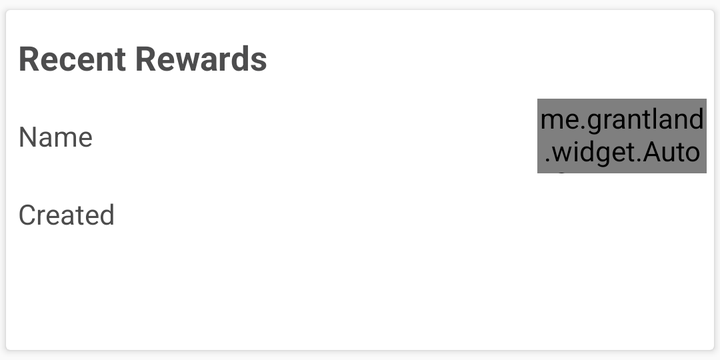
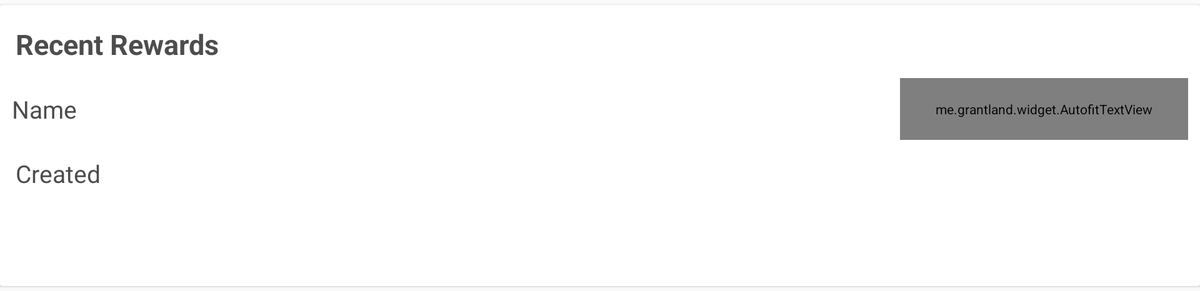

Two renders of one Android screen. The first uses the default layout on a phone; the second uses the alternative layout the repository ships for a different screen configuration, on a matching device. The two XML files are below.
<!-- AndroidManifest.xml: application theme AppTheme -->
<!-- res/layout/adapter_home_item.xml -->
<?xml version="1.0" encoding="utf-8"?>
<android.support.v7.widget.CardView
    xmlns:card_view="http://schemas.android.com/apk/res-auto"
    android:background="@color/colorPrimary"
    android:layout_marginTop="5dp"
    android:layout_marginLeft="3dp"
    android:layout_marginRight="3dp"
    android:layout_marginBottom="5dp"
    xmlns:android="http://schemas.android.com/apk/res/android"
    xmlns:app="http://schemas.android.com/apk/res-auto"
    xmlns:tools="http://schemas.android.com/tools"
    android:layout_width="match_parent"
    android:layout_height="170dp"
    tools:ignore="MissingDefaultResource">


    <android.support.constraint.ConstraintLayout
        android:layout_width="match_parent"
        android:layout_height="match_parent">



        <android.support.constraint.Guideline
            android:id="@+id/guideline23"
            android:layout_width="wrap_content"
            android:layout_height="wrap_content"
            android:orientation="vertical"
            app:layout_constraintGuide_percent="0" />


        <android.support.constraint.Guideline
            android:id="@+id/guideline27"
            android:layout_width="wrap_content"
            android:layout_height="wrap_content"
            android:orientation="vertical"
            app:layout_constraintGuide_percent="0.75" />


        <android.support.constraint.Guideline
            android:id="@+id/guideline24"
            android:layout_width="wrap_content"
            android:layout_height="wrap_content"
            android:orientation="horizontal"
            app:layout_constraintGuide_percent="0.02" />

        <android.support.constraint.Guideline
            android:id="@+id/guideline25"
            android:layout_width="wrap_content"
            android:layout_height="wrap_content"
            android:orientation="vertical"
            app:layout_constraintGuide_percent="0.99" />




        <android.support.constraint.Guideline
            android:id="@+id/guideline1"
            android:layout_width="wrap_content"
            android:layout_height="wrap_content"
            android:orientation="horizontal"
            app:layout_constraintGuide_percent="0.48" />

        <android.support.constraint.Guideline
            android:id="@+id/guideline3"
            android:layout_width="wrap_content"
            android:layout_height="wrap_content"
            android:orientation="horizontal"
            app:layout_constraintGuide_percent="0.72" />



        <android.support.constraint.Guideline
            android:id="@+id/guideline2"
            android:layout_width="wrap_content"
            android:layout_height="wrap_content"
            android:orientation="horizontal"
            app:layout_constraintGuide_percent="0.26" />







        <android.support.constraint.Guideline
            android:id="@+id/guideline20"
            android:layout_width="wrap_content"
            android:layout_height="wrap_content"
            android:orientation="horizontal"
            app:layout_constraintGuide_percent="0.98" />

        <TextView
            android:id="@+id/textView17"
            android:layout_width="0dp"
            android:layout_height="0dp"
            android:layout_marginStart="6dp"
            android:gravity="left|center"
            android:text="Recent Rewards"
            android:textColor="@color/txtHome"
            android:textSize="17sp"
            android:textStyle="bold"
            app:layout_constraintBottom_toTopOf="@+id/guideline2"
            app:layout_constraintEnd_toStartOf="@+id/guideline27"
            app:layout_constraintStart_toStartOf="@+id/guideline23"
            app:layout_constraintTop_toTopOf="@+id/guideline24"
            app:layout_constraintVertical_bias="0.533" />


        <TextView
            android:id="@+id/textView19"
            android:layout_width="0dp"
            android:layout_height="0dp"
            android:layout_marginStart="6dp"
            android:layout_marginEnd="8dp"
            android:gravity="left|center"
            android:text="Name"
            android:textColor="@color/unlimitedPointssEarn"
            app:layout_constraintBottom_toTopOf="@+id/guideline1"
            app:layout_constraintEnd_toStartOf="@+id/textViewAmount"
            app:layout_constraintStart_toStartOf="@+id/guideline23"
            app:layout_constraintTop_toTopOf="@+id/guideline2" />

        <me.grantland.widget.AutofitTextView
            android:gravity="right|center"
            android:id="@+id/textViewAmount"
            android:layout_width="0dp"
            android:layout_height="0dp"
            android:text=""
            android:textColor="@color/unlimitedPointssEarn"
            app:layout_constraintBottom_toTopOf="@+id/guideline1"
            app:layout_constraintEnd_toStartOf="@+id/guideline25"
            app:layout_constraintStart_toStartOf="@+id/guideline27"
            app:layout_constraintTop_toTopOf="@+id/guideline2" />

        <TextView
            android:id="@+id/textView30"
            android:layout_width="0dp"
            android:layout_height="0dp"
            android:layout_marginStart="6dp"
            android:layout_marginEnd="8dp"
            android:gravity="left|center"
            android:text="Created"
            android:textColor="@color/unlimitedPointssEarn"
            app:layout_constraintBottom_toTopOf="@+id/guideline3"
            app:layout_constraintEnd_toStartOf="@+id/guideline27"
            app:layout_constraintHorizontal_bias="0.0"
            app:layout_constraintStart_toStartOf="@+id/guideline23"
            app:layout_constraintTop_toTopOf="@+id/guideline1" />

    </android.support.constraint.ConstraintLayout>




</android.support.v7.widget.CardView>
<!-- resources referenced by this layout -->
<resources>
  <color name="colorPrimary">#10103A</color>
  <color name="txtHome">#4D4D4E</color>
  <color name="unlimitedPointssEarn">#4C4C4C</color>
  <style name="AppTheme" parent="Base.Theme.AppCompat.Light.DarkActionBar">
          
          <item name="colorPrimary">@color/colorPrimary</item>
          <item name="colorPrimaryDark">@color/colorPrimaryDark</item>
          <item name="colorAccent">@color/colorAccent</item>
      </style>
  <color name="colorPrimaryDark">#10103A</color>
  <color name="colorAccent">#10103A</color>
</resources>
<!-- res/layout-xlarge/adapter_home_item.xml (the repository's variant of the layout above) -->
<!-- drawn on a large tablet held sideways -->
<?xml version="1.0" encoding="utf-8"?>
<android.support.v7.widget.CardView
    android:layout_marginTop="5dp"
    android:layout_marginBottom="5dp"
    xmlns:android="http://schemas.android.com/apk/res/android"
    xmlns:app="http://schemas.android.com/apk/res-auto"
    xmlns:tools="http://schemas.android.com/tools"
    android:layout_width="match_parent"
    android:layout_height="300dp"
    tools:ignore="MissingDefaultResource">


    <android.support.constraint.ConstraintLayout
        android:layout_width="match_parent"
        android:layout_height="match_parent">



        <android.support.constraint.Guideline
            android:id="@+id/guideline23"
            android:layout_width="wrap_content"
            android:layout_height="wrap_content"
            android:orientation="vertical"
            app:layout_constraintGuide_percent="0.01" />


        <android.support.constraint.Guideline
            android:id="@+id/guideline27"
            android:layout_width="wrap_content"
            android:layout_height="wrap_content"
            android:orientation="vertical"
            app:layout_constraintGuide_percent="0.75" />


        <android.support.constraint.Guideline
            android:id="@+id/guideline24"
            android:layout_width="wrap_content"
            android:layout_height="wrap_content"
            android:orientation="horizontal"
            app:layout_constraintGuide_percent="0.02" />

        <android.support.constraint.Guideline
            android:id="@+id/guideline25"
            android:layout_width="wrap_content"
            android:layout_height="wrap_content"
            android:orientation="vertical"
            app:layout_constraintGuide_percent="0.99" />




        <android.support.constraint.Guideline
            android:id="@+id/guideline1"
            android:layout_width="wrap_content"
            android:layout_height="wrap_content"
            android:orientation="horizontal"
            app:layout_constraintGuide_percent="0.48" />

        <android.support.constraint.Guideline
            android:id="@+id/guideline3"
            android:layout_width="wrap_content"
            android:layout_height="wrap_content"
            android:orientation="horizontal"
            app:layout_constraintGuide_percent="0.72" />



        <android.support.constraint.Guideline
            android:id="@+id/guideline2"
            android:layout_width="wrap_content"
            android:layout_height="wrap_content"
            android:orientation="horizontal"
            app:layout_constraintGuide_percent="0.26" />







        <android.support.constraint.Guideline
            android:id="@+id/guideline20"
            android:layout_width="wrap_content"
            android:layout_height="wrap_content"
            android:orientation="horizontal"
            app:layout_constraintGuide_percent="0.98" />

        <TextView
            android:textSize="30sp"
            android:textStyle="bold"
            android:id="@+id/textView17"
            android:layout_width="0dp"
            android:layout_height="0dp"
            android:layout_marginStart="4dp"
            android:gravity="left|center"
            android:text="Recent Rewards"
            android:textColor="@color/txtHome"
            app:layout_constraintBottom_toTopOf="@+id/guideline2"
            app:layout_constraintEnd_toStartOf="@+id/guideline27"
            app:layout_constraintStart_toStartOf="@+id/guideline23"
            app:layout_constraintTop_toTopOf="@+id/guideline24"
            app:layout_constraintVertical_bias="0.533" />


        <TextView
            android:id="@+id/textView19"
            android:layout_width="0dp"
            android:layout_height="0dp"
            android:gravity="left|center"
            android:text="Name"
            android:textColor="@color/unlimitedPointssEarn"
            android:textSize="26sp"
            app:layout_constraintBottom_toTopOf="@+id/guideline1"
            app:layout_constraintEnd_toStartOf="@+id/textViewAmount"
            app:layout_constraintStart_toStartOf="@+id/guideline23"
            app:layout_constraintTop_toBottomOf="@+id/textView17" />

        <me.grantland.widget.AutofitTextView
            android:gravity="right|center"
            android:id="@+id/textViewAmount"
            android:layout_width="0dp"
            android:layout_height="0dp"
            android:text=""
            android:textColor="@color/unlimitedPointssEarn"
            app:layout_constraintBottom_toTopOf="@+id/guideline1"
            app:layout_constraintEnd_toStartOf="@+id/guideline25"
            app:layout_constraintStart_toStartOf="@+id/guideline27"
            app:layout_constraintTop_toTopOf="@+id/guideline2" />

        <TextView
            android:textSize="26sp"
            android:id="@+id/textView30"
            android:layout_width="0dp"
            android:layout_height="0dp"
            android:layout_marginStart="4dp"
            android:layout_marginEnd="8dp"
            android:gravity="left|center"
            android:text="Created"
            android:textColor="@color/unlimitedPointssEarn"
            app:layout_constraintBottom_toTopOf="@+id/guideline3"
            app:layout_constraintEnd_toStartOf="@+id/guideline27"
            app:layout_constraintHorizontal_bias="0.0"
            app:layout_constraintStart_toStartOf="@+id/guideline23"
            app:layout_constraintTop_toTopOf="@+id/guideline1" />

    </android.support.constraint.ConstraintLayout>




</android.support.v7.widget.CardView>
<!-- resources referenced by the variant -->
<!-- as a large tablet held sideways resolves them -->
<resources>
  <color name="txtHome">#4D4D4E</color>
  <color name="unlimitedPointssEarn">#4C4C4C</color>
  <style name="AppTheme" parent="Base.Theme.AppCompat.Light.DarkActionBar">
          
          <item name="colorPrimary">@color/colorPrimary</item>
          <item name="colorPrimaryDark">@color/colorPrimaryDark</item>
          <item name="colorAccent">@color/colorAccent</item>
      </style>
  <color name="colorPrimary">#10103A</color>
  <color name="colorPrimaryDark">#10103A</color>
  <color name="colorAccent">#10103A</color>
</resources>
